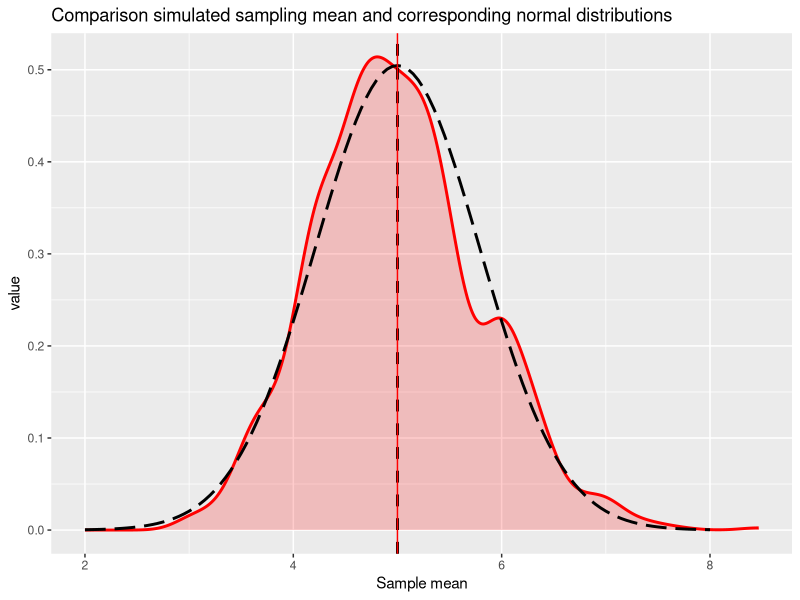
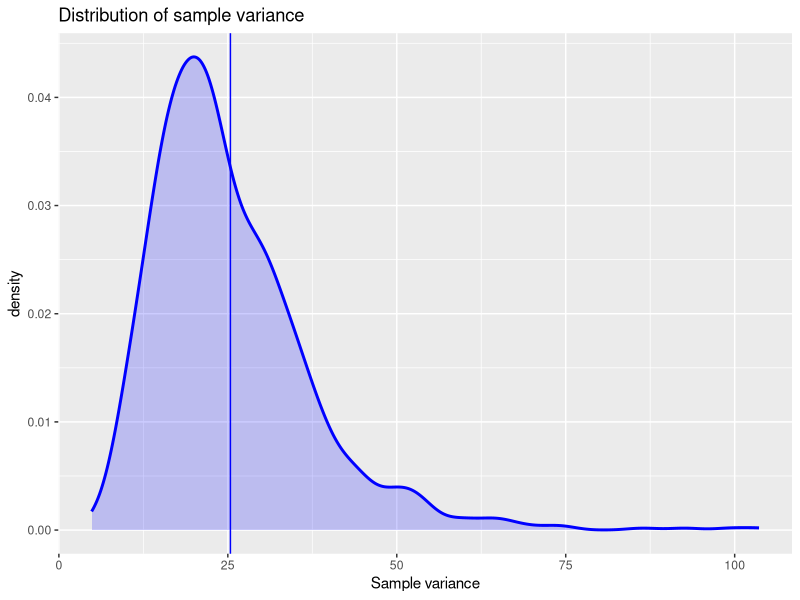
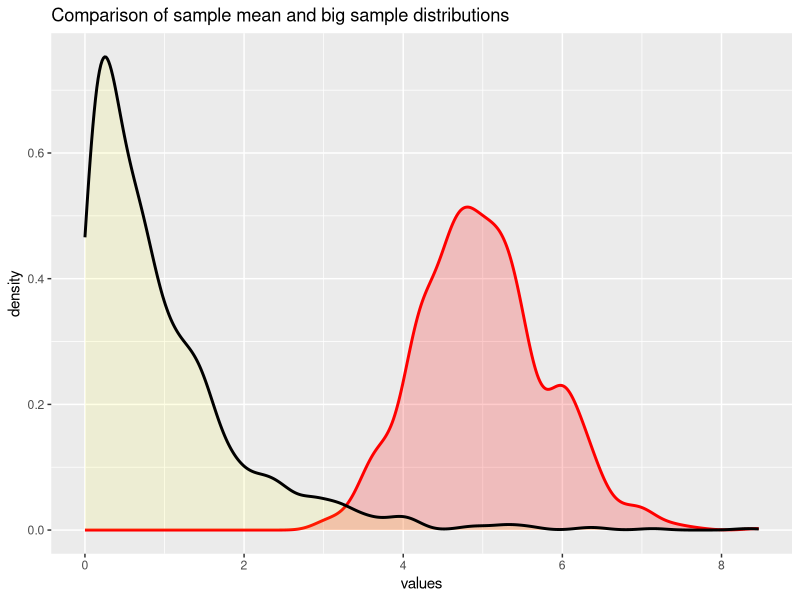

The R script that drew these images, in order:
## ---- chunk 1
knitr::opts_chunk$set(echo = TRUE)
## ---- chunk 2
library(ggplot2)
library(tibble)
set.seed(100)
## ---- chunk 3
exp_distr = list(
  lambda = 0.2,
  mean = 1/0.2,
  sd = 1/0.2,
  var = (1/0.2)^2,
  se_expected = (1/0.2)/sqrt(40)    # expected standard error of the sample mean, estimated for sample size 40
)
print(exp_distr)
## ---- chunk 4
sim_matrix <- matrix (rexp(1000*40, 0.2), ncol = 40)
sim_means <- apply(sim_matrix, 1, mean)    # means for each of 1000 simulations
sim_var <- apply(sim_matrix, 1, var)       # variances for each of 1000 simulations
sim_df <- tibble(mean = sim_means, var = sim_var)

sim_se <- sd(sim_means)                    # sample standard error of the mean, based on 1000 simulations
sample_mean <- mean(sim_means)             # mean of the sampling mean distribution
sample_var <- mean(sim_var)                # mean of the sampling variance distribution
## ---- chunk 5
random_exp <- tibble(random1000 = rexp(1000))
normal_scale <- seq(2, 8, 0.05)
normal_value <- sapply(normal_scale, dnorm, exp_distr$mean, exp_distr$se_expected)
normal_df <- tibble(scale = normal_scale, value = normal_value)
## ---- chunk 6
c("theoretical mean", exp_distr$mean)
c("sample mean", sample_mean)
c("relative difference", (exp_distr$mean - sample_mean) / exp_distr$mean)
## ---- chunk 7
c("theoretical standart error", exp_distr$se_expected)
c("sample standart error", sim_se)
c("relative difference", (exp_distr$se_expected - sim_se) / exp_distr$se_expected)
## ---- chunk 8
g1 <- ggplot() + 
  geom_density(data = sim_df, mapping = aes(x = mean), colour = "red", fill = "red", alpha = 0.2, size = 1) +
  geom_line(data = normal_df, mapping = aes(x = scale, y = value), colour = "black", linetype = 5, size = 1) +
  geom_vline(aes(xintercept = exp_distr$mean), linetype = 2, size = 1) +
  geom_vline(aes(xintercept = sample_mean), linetype = 1, size = 0.5,colour = "red") +
  labs(x = "Sample mean", title = "Comparison simulated sampling mean and corresponding normal distributions")
print(g1)
## ---- chunk 9
c("theoretical variance", exp_distr$var)
c("sample variance", sample_var)
c("relative difference", (exp_distr$var - sample_var) / exp_distr$var)
## ---- chunk 10
g2 <- ggplot() + 
  geom_density(data = sim_df, mapping = aes(x = var), colour = "blue", fill = "blue", alpha = 0.2, size = 1) +
  geom_vline(aes(xintercept = sample_var), linetype = 1, size = 0.5,colour = "blue") +
  labs(x = "Sample variance", title = "Distribution of sample variance")
print(g2)
## ---- chunk 11
g3 <- ggplot() + 
  geom_density(data = sim_df, mapping = aes(x = mean), colour = "red", fill = "red", alpha = 0.2, size = 1) +
  geom_density(data = random_exp, mapping = aes(x = random1000), fill = "yellow", alpha = 0.1, size = 1) +
  labs(x = "values", title = "Comparison of sample mean and big sample distributions")
print(g3)
